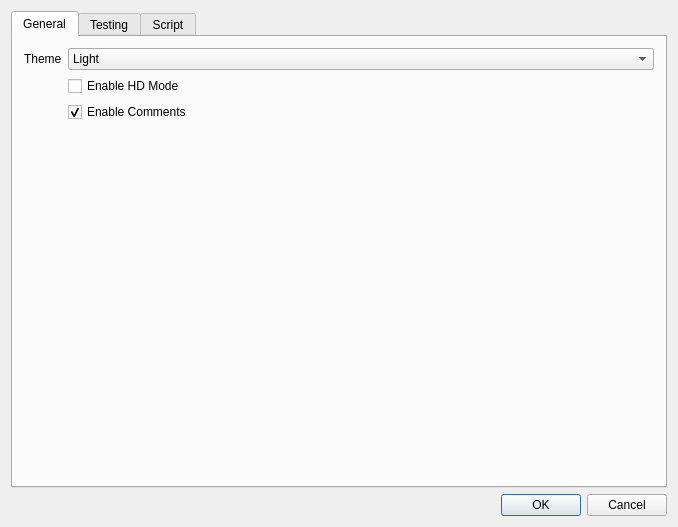
<?xml version="1.0" encoding="UTF-8"?>
<ui version="4.0">
 <class>SettingsEditor</class>
 <widget class="QDialog" name="SettingsEditor">
  <property name="windowModality">
   <enum>Qt::ApplicationModal</enum>
  </property>
  <property name="geometry">
   <rect>
    <x>0</x>
    <y>0</y>
    <width>605</width>
    <height>527</height>
   </rect>
  </property>
  <property name="windowTitle">
   <string>Settings</string>
  </property>
  <layout class="QVBoxLayout" name="verticalLayout_1">
   <item>
    <layout class="QVBoxLayout" name="verticalLayout">
     <item>
      <widget class="QTabWidget" name="tabs">
       <property name="currentIndex">
        <number>0</number>
       </property>
       <property name="usesScrollButtons">
        <bool>false</bool>
       </property>
       <widget class="QWidget" name="tab">
        <attribute name="title">
         <string>General</string>
        </attribute>
        <layout class="QFormLayout" name="formLayout_2">
         <item row="0" column="0">
          <widget class="QLabel" name="themeLabel">
           <property name="text">
            <string>Theme</string>
           </property>
          </widget>
         </item>
         <item row="0" column="1">
          <widget class="QComboBox" name="theme">
           <item>
            <property name="text">
             <string>Light</string>
            </property>
           </item>
           <item>
            <property name="text">
             <string>Dark</string>
            </property>
           </item>
          </widget>
         </item>
         <item row="2" column="1">
          <widget class="QCheckBox" name="comments">
           <property name="text">
            <string>Enable Comments</string>
           </property>
           <property name="checked">
            <bool>true</bool>
           </property>
          </widget>
         </item>
         <item row="1" column="1">
          <widget class="QCheckBox" name="hd">
           <property name="text">
            <string>Enable HD Mode</string>
           </property>
          </widget>
         </item>
        </layout>
       </widget>
       <widget class="QWidget" name="tab_1">
        <attribute name="title">
         <string>Testing</string>
        </attribute>
        <layout class="QFormLayout" name="formLayout">
         <item row="0" column="0">
          <widget class="QLabel" name="label">
           <property name="text">
            <string>Arguments:</string>
           </property>
          </widget>
         </item>
         <item row="0" column="1">
          <widget class="QLineEdit" name="testArgs"/>
         </item>
        </layout>
       </widget>
       <widget class="QWidget" name="tab_2">
        <attribute name="title">
         <string>Script</string>
        </attribute>
        <layout class="QVBoxLayout" name="verticalLayout_4">
         <item>
          <widget class="QGroupBox" name="groupBox_2">
           <property name="title">
            <string>Generate map script</string>
           </property>
           <property name="checkable">
            <bool>true</bool>
           </property>
           <layout class="QVBoxLayout" name="verticalLayout_2">
            <item>
             <widget class="QLabel" name="label_6">
              <property name="sizePolicy">
               <sizepolicy hsizetype="Preferred" vsizetype="Preferred">
                <horstretch>0</horstretch>
                <verstretch>0</verstretch>
               </sizepolicy>
              </property>
              <property name="text">
               <string>Map script generation implies converting all GUI triggers to JASS and appending the text from all custom triggers.</string>
              </property>
             </widget>
            </item>
            <item>
             <widget class="QCheckBox" name="checkBox_2">
              <property name="text">
               <string>Run VJass preprocessor</string>
              </property>
              <property name="checked">
               <bool>true</bool>
              </property>
             </widget>
            </item>
           </layout>
          </widget>
         </item>
         <item>
          <widget class="QGroupBox" name="groupBox">
           <property name="title">
            <string>Custom Tool</string>
           </property>
           <property name="checkable">
            <bool>true</bool>
           </property>
           <property name="checked">
            <bool>false</bool>
           </property>
           <layout class="QVBoxLayout" name="verticalLayout_3">
            <item>
             <layout class="QFormLayout" name="formLayout_3">
              <item row="0" column="0">
               <widget class="QLabel" name="label_2">
                <property name="text">
                 <string>Executable</string>
                </property>
               </widget>
              </item>
              <item row="1" column="0">
               <widget class="QLabel" name="label_3">
                <property name="text">
                 <string>Arguments</string>
                </property>
               </widget>
              </item>
              <item row="2" column="0">
               <widget class="QLabel" name="label_4">
                <property name="text">
                 <string>Working Directory</string>
                </property>
               </widget>
              </item>
              <item row="0" column="1">
               <layout class="QHBoxLayout" name="horizontalLayout_2">
                <item>
                 <widget class="QLineEdit" name="lineEdit_2"/>
                </item>
                <item>
                 <widget class="QToolButton" name="toolButton_2">
                  <property name="sizePolicy">
                   <sizepolicy hsizetype="Preferred" vsizetype="Preferred">
                    <horstretch>0</horstretch>
                    <verstretch>0</verstretch>
                   </sizepolicy>
                  </property>
                  <property name="text">
                   <string>...</string>
                  </property>
                 </widget>
                </item>
               </layout>
              </item>
              <item row="2" column="1">
               <layout class="QHBoxLayout" name="horizontalLayout_4">
                <item>
                 <widget class="QLineEdit" name="lineEdit_4"/>
                </item>
                <item>
                 <widget class="QToolButton" name="toolButton_4">
                  <property name="sizePolicy">
                   <sizepolicy hsizetype="Preferred" vsizetype="Preferred">
                    <horstretch>0</horstretch>
                    <verstretch>0</verstretch>
                   </sizepolicy>
                  </property>
                  <property name="text">
                   <string>...</string>
                  </property>
                 </widget>
                </item>
               </layout>
              </item>
              <item row="1" column="1">
               <widget class="QLineEdit" name="lineEdit_5"/>
              </item>
             </layout>
            </item>
            <item>
             <widget class="QLabel" name="label_5">
              <property name="text">
               <string>HiveWE exposes the following variables:
$hivewe_path - The absolute path to the HiveWE exe
$map_path - The absolute path to the map directory</string>
              </property>
             </widget>
            </item>
           </layout>
          </widget>
         </item>
         <item>
          <spacer name="verticalSpacer">
           <property name="orientation">
            <enum>Qt::Vertical</enum>
           </property>
           <property name="sizeHint" stdset="0">
            <size>
             <width>20</width>
             <height>194</height>
            </size>
           </property>
          </spacer>
         </item>
        </layout>
       </widget>
      </widget>
     </item>
     <item>
      <widget class="QDialogButtonBox" name="buttonBox">
       <property name="standardButtons">
        <set>QDialogButtonBox::Cancel|QDialogButtonBox::Ok</set>
       </property>
      </widget>
     </item>
    </layout>
   </item>
  </layout>
 </widget>
 <layoutdefault spacing="6" margin="11"/>
 <resources/>
 <connections/>
</ui>
